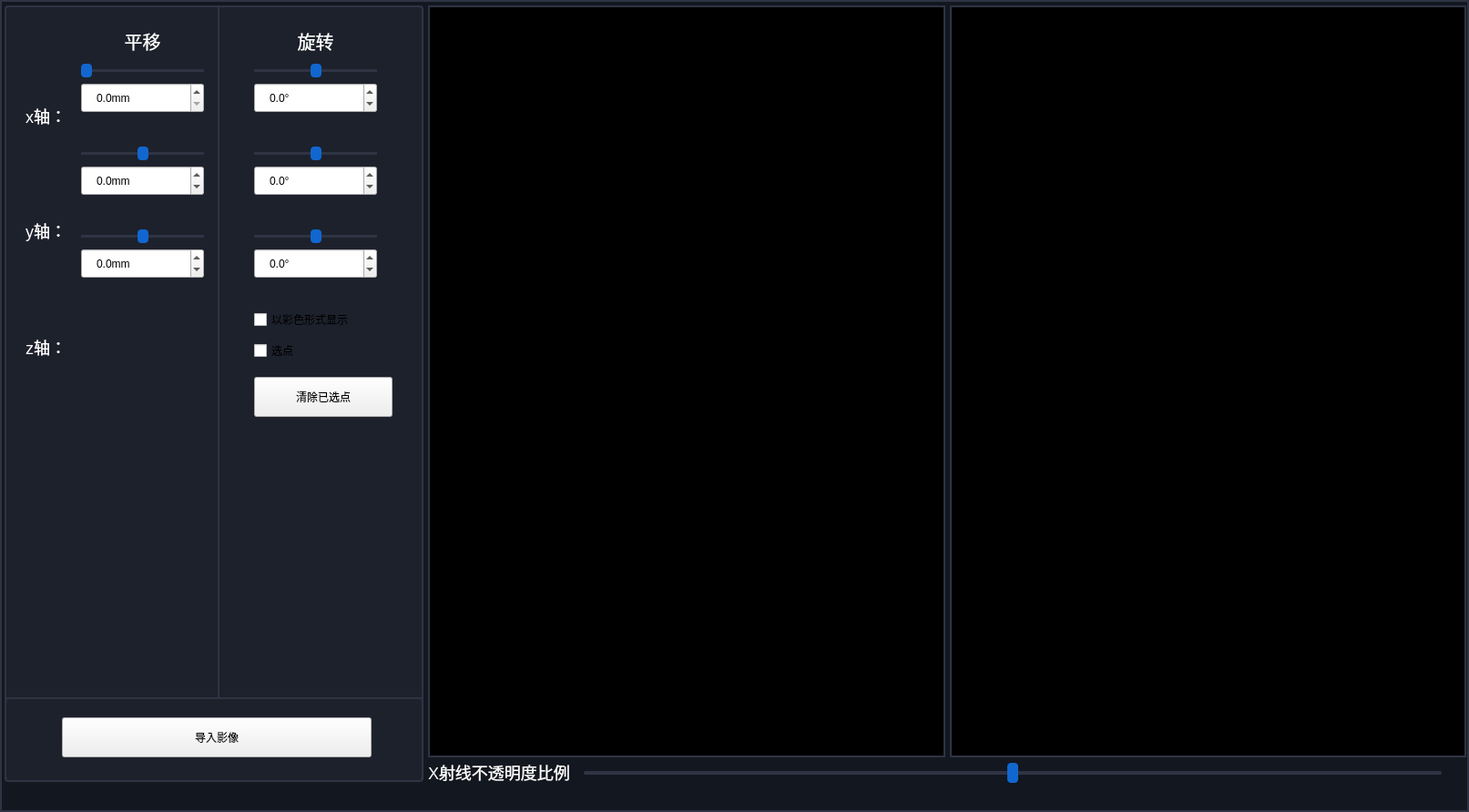
<?xml version="1.0" encoding="UTF-8"?>
<ui version="4.0">
 <class>RegisterFineAdjustDialog</class>
 <widget class="QWidget" name="RegisterFineAdjustDialog">
  <property name="geometry">
   <rect>
    <x>0</x>
    <y>0</y>
    <width>1613</width>
    <height>892</height>
   </rect>
  </property>
  <property name="minimumSize">
   <size>
    <width>1613</width>
    <height>892</height>
   </size>
  </property>
  <property name="maximumSize">
   <size>
    <width>1613</width>
    <height>892</height>
   </size>
  </property>
  <property name="windowTitle">
   <string>Form</string>
  </property>
  <property name="styleSheet">
   <string notr="true">#scrollAreaWidgetContents,#scrollArea
{
background:#1D212C;
border:none;
}
QScrollBar
{
width:5px;
}
#widget_content
{
border:2px solid #2F3443;
border-top:none;
}
#widget_titleBar
{
border:2px solid #2F3443;
border-bottom:none;
}
#widget_left
{
border-right:2px solid #2F3443;
border-bottom:2px solid #2F3443;
border-bottom-left-radius:0px;
border-bottom-right-radius:0px;
}
#widget_right
{
border-bottom:2px solid #2F3443;
}
QSlider::groove:horizontal {
border: none;
}
QSlider::sub-page:horizontal {
background: #2F3443;
border-radius: 2px;
margin-top:9px;
margin-bottom:9px;
}
QSlider::add-page:horizontal {
background: #2F3443;
border-radius: 2px;
margin-top:9px;
margin-bottom:9px;
}
QSlider::handle:horizontal {
background:#1167CF;
width: 12px;
height: 28px;
border-radius: 4px;
}
#RegisterFineAdjustDialog
{
background: #131720;
border: 2px solid #2F3443;
}
#widget_front,#widget_side
{
background: #000000;
border: 2px solid #2F3443;
}
#widget_leftcontainer,#widget
{
background: #1D212C;
border: 2px solid #2F3443;
border-radius: 4px;
}
#widget
{
border-bottom:none;
border-top:none;
}
#widget_titleBar
{
border-bottom:2px solid #282C36;
}
#label_xrayproportion
{
background:transparent;
font-size: 18px;
font-family:&quot;思源黑体 CN Medium&quot;;
color: #FFFFFF;
}
#label_translate,#label_rotate
{
font-size: 20px;
font-family:&quot;思源黑体 CN Medium&quot;;
color: #FFFFFF;
background:transparent;
border:none;
}
#label_x,#label_y,#label_z
{
background:transparent;
font-size: 18px;
font-family:&quot;思源黑体 CN Medium&quot;;
color: #FFFFFF;
}
#widget_2,#widget_3
{
background:transparent;
}
QDoubleSpinBox
{
padding-left:12px;
}</string>
  </property>
  <layout class="QVBoxLayout" name="verticalLayout_6">
   <property name="spacing">
    <number>0</number>
   </property>
   <property name="leftMargin">
    <number>0</number>
   </property>
   <property name="topMargin">
    <number>0</number>
   </property>
   <property name="rightMargin">
    <number>0</number>
   </property>
   <property name="bottomMargin">
    <number>0</number>
   </property>
   <item>
    <widget class="QWidget" name="widget_content" native="true">
     <layout class="QHBoxLayout" name="horizontalLayout_4">
      <property name="spacing">
       <number>5</number>
      </property>
      <property name="leftMargin">
       <number>5</number>
      </property>
      <property name="topMargin">
       <number>6</number>
      </property>
      <property name="rightMargin">
       <number>3</number>
      </property>
      <property name="bottomMargin">
       <number>33</number>
      </property>
      <item>
       <widget class="QWidget" name="widget_leftcontainer" native="true">
        <property name="minimumSize">
         <size>
          <width>460</width>
          <height>700</height>
         </size>
        </property>
        <property name="maximumSize">
         <size>
          <width>399</width>
          <height>16777215</height>
         </size>
        </property>
        <layout class="QVBoxLayout" name="verticalLayout_7">
         <property name="spacing">
          <number>0</number>
         </property>
         <property name="leftMargin">
          <number>0</number>
         </property>
         <property name="topMargin">
          <number>0</number>
         </property>
         <property name="rightMargin">
          <number>0</number>
         </property>
         <property name="bottomMargin">
          <number>2</number>
         </property>
         <item>
          <layout class="QHBoxLayout" name="horizontalLayout_7" stretch="204,193">
           <property name="spacing">
            <number>0</number>
           </property>
           <item>
            <widget class="QWidget" name="widget_left" native="true">
             <property name="minimumSize">
              <size>
               <width>0</width>
               <height>650</height>
              </size>
             </property>
             <layout class="QHBoxLayout" name="horizontalLayout" stretch="53,0">
              <property name="spacing">
               <number>0</number>
              </property>
              <property name="leftMargin">
               <number>0</number>
              </property>
              <property name="topMargin">
               <number>0</number>
              </property>
              <property name="rightMargin">
               <number>0</number>
              </property>
              <property name="bottomMargin">
               <number>0</number>
              </property>
              <item>
               <layout class="QVBoxLayout" name="verticalLayout_3" stretch="0,0,0,0,0,0,0">
                <property name="spacing">
                 <number>0</number>
                </property>
                <property name="leftMargin">
                 <number>14</number>
                </property>
                <property name="topMargin">
                 <number>0</number>
                </property>
                <item>
                 <spacer name="verticalSpacer">
                  <property name="orientation">
                   <enum>Qt::Vertical</enum>
                  </property>
                  <property name="sizeType">
                   <enum>QSizePolicy::Fixed</enum>
                  </property>
                  <property name="sizeHint" stdset="0">
                   <size>
                    <width>20</width>
                    <height>95</height>
                   </size>
                  </property>
                 </spacer>
                </item>
                <item>
                 <widget class="QLabel" name="label_x">
                  <property name="text">
                   <string>x轴：</string>
                  </property>
                  <property name="alignment">
                   <set>Qt::AlignCenter</set>
                  </property>
                 </widget>
                </item>
                <item>
                 <spacer name="verticalSpacer_9">
                  <property name="orientation">
                   <enum>Qt::Vertical</enum>
                  </property>
                  <property name="sizeType">
                   <enum>QSizePolicy::Fixed</enum>
                  </property>
                  <property name="sizeHint" stdset="0">
                   <size>
                    <width>20</width>
                    <height>73</height>
                   </size>
                  </property>
                 </spacer>
                </item>
                <item>
                 <widget class="QLabel" name="label_y">
                  <property name="text">
                   <string>y轴：</string>
                  </property>
                  <property name="alignment">
                   <set>Qt::AlignCenter</set>
                  </property>
                 </widget>
                </item>
                <item>
                 <spacer name="verticalSpacer_10">
                  <property name="orientation">
                   <enum>Qt::Vertical</enum>
                  </property>
                  <property name="sizeType">
                   <enum>QSizePolicy::Fixed</enum>
                  </property>
                  <property name="sizeHint" stdset="0">
                   <size>
                    <width>20</width>
                    <height>75</height>
                   </size>
                  </property>
                 </spacer>
                </item>
                <item>
                 <widget class="QLabel" name="label_z">
                  <property name="text">
                   <string>z轴：</string>
                  </property>
                  <property name="alignment">
                   <set>Qt::AlignCenter</set>
                  </property>
                 </widget>
                </item>
                <item>
                 <spacer name="verticalSpacer_6">
                  <property name="orientation">
                   <enum>Qt::Vertical</enum>
                  </property>
                  <property name="sizeType">
                   <enum>QSizePolicy::Fixed</enum>
                  </property>
                  <property name="sizeHint" stdset="0">
                   <size>
                    <width>20</width>
                    <height>360</height>
                   </size>
                  </property>
                 </spacer>
                </item>
               </layout>
              </item>
              <item>
               <layout class="QVBoxLayout" name="verticalLayout_2">
                <property name="spacing">
                 <number>6</number>
                </property>
                <property name="leftMargin">
                 <number>7</number>
                </property>
                <property name="topMargin">
                 <number>20</number>
                </property>
                <property name="rightMargin">
                 <number>17</number>
                </property>
                <item>
                 <widget class="QLabel" name="label_translate">
                  <property name="minimumSize">
                   <size>
                    <width>135</width>
                    <height>38</height>
                   </size>
                  </property>
                  <property name="maximumSize">
                   <size>
                    <width>135</width>
                    <height>38</height>
                   </size>
                  </property>
                  <property name="text">
                   <string>平移</string>
                  </property>
                  <property name="alignment">
                   <set>Qt::AlignCenter</set>
                  </property>
                 </widget>
                </item>
                <item>
                 <widget class="QSlider" name="horizontalSlider_transX">
                  <property name="minimumSize">
                   <size>
                    <width>135</width>
                    <height>0</height>
                   </size>
                  </property>
                  <property name="maximumSize">
                   <size>
                    <width>135</width>
                    <height>16777215</height>
                   </size>
                  </property>
                  <property name="minimum">
                   <number>0</number>
                  </property>
                  <property name="maximum">
                   <number>1000</number>
                  </property>
                  <property name="pageStep">
                   <number>1</number>
                  </property>
                  <property name="value">
                   <number>0</number>
                  </property>
                  <property name="orientation">
                   <enum>Qt::Horizontal</enum>
                  </property>
                 </widget>
                </item>
                <item>
                 <widget class="QDoubleSpinBox" name="spinbox_translateX">
                  <property name="minimumSize">
                   <size>
                    <width>135</width>
                    <height>33</height>
                   </size>
                  </property>
                  <property name="maximumSize">
                   <size>
                    <width>135</width>
                    <height>33</height>
                   </size>
                  </property>
                  <property name="suffix">
                   <string>mm</string>
                  </property>
                  <property name="decimals">
                   <number>1</number>
                  </property>
                  <property name="minimum">
                   <double>0.000000000000000</double>
                  </property>
                  <property name="maximum">
                   <double>1000.000000000000000</double>
                  </property>
                  <property name="singleStep">
                   <double>0.100000000000000</double>
                  </property>
                  <property name="value">
                   <double>0.000000000000000</double>
                  </property>
                 </widget>
                </item>
                <item>
                 <spacer name="verticalSpacer_2">
                  <property name="orientation">
                   <enum>Qt::Vertical</enum>
                  </property>
                  <property name="sizeType">
                   <enum>QSizePolicy::Fixed</enum>
                  </property>
                  <property name="sizeHint" stdset="0">
                   <size>
                    <width>20</width>
                    <height>31</height>
                   </size>
                  </property>
                 </spacer>
                </item>
                <item>
                 <widget class="QSlider" name="horizontalSlider_transY">
                  <property name="minimumSize">
                   <size>
                    <width>135</width>
                    <height>0</height>
                   </size>
                  </property>
                  <property name="maximumSize">
                   <size>
                    <width>135</width>
                    <height>16777215</height>
                   </size>
                  </property>
                  <property name="minimum">
                   <number>-200</number>
                  </property>
                  <property name="maximum">
                   <number>200</number>
                  </property>
                  <property name="pageStep">
                   <number>1</number>
                  </property>
                  <property name="value">
                   <number>0</number>
                  </property>
                  <property name="orientation">
                   <enum>Qt::Horizontal</enum>
                  </property>
                 </widget>
                </item>
                <item>
                 <widget class="QDoubleSpinBox" name="spinbox_translateY">
                  <property name="minimumSize">
                   <size>
                    <width>135</width>
                    <height>33</height>
                   </size>
                  </property>
                  <property name="maximumSize">
                   <size>
                    <width>135</width>
                    <height>33</height>
                   </size>
                  </property>
                  <property name="suffix">
                   <string>mm</string>
                  </property>
                  <property name="decimals">
                   <number>1</number>
                  </property>
                  <property name="minimum">
                   <double>-200.000000000000000</double>
                  </property>
                  <property name="maximum">
                   <double>200.000000000000000</double>
                  </property>
                  <property name="singleStep">
                   <double>0.100000000000000</double>
                  </property>
                  <property name="value">
                   <double>0.000000000000000</double>
                  </property>
                 </widget>
                </item>
                <item>
                 <spacer name="verticalSpacer_4">
                  <property name="orientation">
                   <enum>Qt::Vertical</enum>
                  </property>
                  <property name="sizeType">
                   <enum>QSizePolicy::Fixed</enum>
                  </property>
                  <property name="sizeHint" stdset="0">
                   <size>
                    <width>20</width>
                    <height>31</height>
                   </size>
                  </property>
                 </spacer>
                </item>
                <item>
                 <widget class="QSlider" name="horizontalSlider_transZ">
                  <property name="minimumSize">
                   <size>
                    <width>135</width>
                    <height>0</height>
                   </size>
                  </property>
                  <property name="maximumSize">
                   <size>
                    <width>135</width>
                    <height>16777215</height>
                   </size>
                  </property>
                  <property name="minimum">
                   <number>-400</number>
                  </property>
                  <property name="maximum">
                   <number>400</number>
                  </property>
                  <property name="pageStep">
                   <number>1</number>
                  </property>
                  <property name="value">
                   <number>0</number>
                  </property>
                  <property name="orientation">
                   <enum>Qt::Horizontal</enum>
                  </property>
                 </widget>
                </item>
                <item>
                 <widget class="QDoubleSpinBox" name="spinbox_translateZ">
                  <property name="minimumSize">
                   <size>
                    <width>135</width>
                    <height>33</height>
                   </size>
                  </property>
                  <property name="maximumSize">
                   <size>
                    <width>135</width>
                    <height>33</height>
                   </size>
                  </property>
                  <property name="suffix">
                   <string>mm</string>
                  </property>
                  <property name="decimals">
                   <number>1</number>
                  </property>
                  <property name="minimum">
                   <double>-400.000000000000000</double>
                  </property>
                  <property name="maximum">
                   <double>400.000000000000000</double>
                  </property>
                  <property name="singleStep">
                   <double>0.100000000000000</double>
                  </property>
                  <property name="value">
                   <double>0.000000000000000</double>
                  </property>
                 </widget>
                </item>
                <item>
                 <spacer name="verticalSpacer_11">
                  <property name="orientation">
                   <enum>Qt::Vertical</enum>
                  </property>
                  <property name="sizeType">
                   <enum>QSizePolicy::Fixed</enum>
                  </property>
                  <property name="sizeHint" stdset="0">
                   <size>
                    <width>20</width>
                    <height>35</height>
                   </size>
                  </property>
                 </spacer>
                </item>
                <item>
                 <spacer name="verticalSpacer_13">
                  <property name="orientation">
                   <enum>Qt::Vertical</enum>
                  </property>
                  <property name="sizeType">
                   <enum>QSizePolicy::Fixed</enum>
                  </property>
                  <property name="sizeHint" stdset="0">
                   <size>
                    <width>20</width>
                    <height>1</height>
                   </size>
                  </property>
                 </spacer>
                </item>
                <item>
                 <widget class="QScrollArea" name="scrollArea">
                  <property name="horizontalScrollBarPolicy">
                   <enum>Qt::ScrollBarAlwaysOff</enum>
                  </property>
                  <property name="widgetResizable">
                   <bool>true</bool>
                  </property>
                  <widget class="QWidget" name="scrollAreaWidgetContents">
                   <property name="geometry">
                    <rect>
                     <x>0</x>
                     <y>0</y>
                     <width>135</width>
                     <height>183</height>
                    </rect>
                   </property>
                  </widget>
                 </widget>
                </item>
                <item>
                 <spacer name="verticalSpacer_8">
                  <property name="orientation">
                   <enum>Qt::Vertical</enum>
                  </property>
                  <property name="sizeHint" stdset="0">
                   <size>
                    <width>20</width>
                    <height>40</height>
                   </size>
                  </property>
                 </spacer>
                </item>
               </layout>
              </item>
             </layout>
            </widget>
           </item>
           <item>
            <widget class="QWidget" name="widget_right" native="true">
             <layout class="QVBoxLayout" name="widget_right_container">
              <property name="spacing">
               <number>6</number>
              </property>
              <property name="leftMargin">
               <number>38</number>
              </property>
              <property name="topMargin">
               <number>20</number>
              </property>
              <property name="rightMargin">
               <number>34</number>
              </property>
              <item>
               <widget class="QLabel" name="label_rotate">
                <property name="minimumSize">
                 <size>
                  <width>135</width>
                  <height>38</height>
                 </size>
                </property>
                <property name="maximumSize">
                 <size>
                  <width>135</width>
                  <height>38</height>
                 </size>
                </property>
                <property name="text">
                 <string>旋转</string>
                </property>
                <property name="alignment">
                 <set>Qt::AlignCenter</set>
                </property>
               </widget>
              </item>
              <item>
               <widget class="QSlider" name="horizontalSlider_rotateX">
                <property name="minimumSize">
                 <size>
                  <width>135</width>
                  <height>0</height>
                 </size>
                </property>
                <property name="maximumSize">
                 <size>
                  <width>135</width>
                  <height>16777215</height>
                 </size>
                </property>
                <property name="minimum">
                 <number>-360</number>
                </property>
                <property name="maximum">
                 <number>360</number>
                </property>
                <property name="pageStep">
                 <number>1</number>
                </property>
                <property name="value">
                 <number>0</number>
                </property>
                <property name="orientation">
                 <enum>Qt::Horizontal</enum>
                </property>
               </widget>
              </item>
              <item>
               <widget class="QDoubleSpinBox" name="spinbox_rotateX">
                <property name="minimumSize">
                 <size>
                  <width>135</width>
                  <height>33</height>
                 </size>
                </property>
                <property name="maximumSize">
                 <size>
                  <width>135</width>
                  <height>33</height>
                 </size>
                </property>
                <property name="suffix">
                 <string>°</string>
                </property>
                <property name="decimals">
                 <number>1</number>
                </property>
                <property name="minimum">
                 <double>-360.000000000000000</double>
                </property>
                <property name="maximum">
                 <double>360.000000000000000</double>
                </property>
                <property name="singleStep">
                 <double>0.100000000000000</double>
                </property>
                <property name="value">
                 <double>0.000000000000000</double>
                </property>
               </widget>
              </item>
              <item>
               <spacer name="verticalSpacer_3">
                <property name="orientation">
                 <enum>Qt::Vertical</enum>
                </property>
                <property name="sizeType">
                 <enum>QSizePolicy::Fixed</enum>
                </property>
                <property name="sizeHint" stdset="0">
                 <size>
                  <width>20</width>
                  <height>31</height>
                 </size>
                </property>
               </spacer>
              </item>
              <item>
               <widget class="QSlider" name="horizontalSlider_rotateY">
                <property name="minimumSize">
                 <size>
                  <width>135</width>
                  <height>0</height>
                 </size>
                </property>
                <property name="maximumSize">
                 <size>
                  <width>135</width>
                  <height>16777215</height>
                 </size>
                </property>
                <property name="minimum">
                 <number>-360</number>
                </property>
                <property name="maximum">
                 <number>360</number>
                </property>
                <property name="pageStep">
                 <number>1</number>
                </property>
                <property name="value">
                 <number>0</number>
                </property>
                <property name="orientation">
                 <enum>Qt::Horizontal</enum>
                </property>
               </widget>
              </item>
              <item>
               <widget class="QDoubleSpinBox" name="spinbox_rotateY">
                <property name="minimumSize">
                 <size>
                  <width>135</width>
                  <height>33</height>
                 </size>
                </property>
                <property name="maximumSize">
                 <size>
                  <width>135</width>
                  <height>33</height>
                 </size>
                </property>
                <property name="suffix">
                 <string>°</string>
                </property>
                <property name="decimals">
                 <number>1</number>
                </property>
                <property name="minimum">
                 <double>-360.000000000000000</double>
                </property>
                <property name="maximum">
                 <double>360.000000000000000</double>
                </property>
                <property name="singleStep">
                 <double>0.100000000000000</double>
                </property>
                <property name="value">
                 <double>0.000000000000000</double>
                </property>
               </widget>
              </item>
              <item>
               <spacer name="verticalSpacer_5">
                <property name="orientation">
                 <enum>Qt::Vertical</enum>
                </property>
                <property name="sizeType">
                 <enum>QSizePolicy::Fixed</enum>
                </property>
                <property name="sizeHint" stdset="0">
                 <size>
                  <width>20</width>
                  <height>31</height>
                 </size>
                </property>
               </spacer>
              </item>
              <item>
               <widget class="QSlider" name="horizontalSlider_rotateZ">
                <property name="minimumSize">
                 <size>
                  <width>135</width>
                  <height>0</height>
                 </size>
                </property>
                <property name="maximumSize">
                 <size>
                  <width>135</width>
                  <height>16777215</height>
                 </size>
                </property>
                <property name="minimum">
                 <number>-360</number>
                </property>
                <property name="maximum">
                 <number>360</number>
                </property>
                <property name="pageStep">
                 <number>1</number>
                </property>
                <property name="value">
                 <number>0</number>
                </property>
                <property name="sliderPosition">
                 <number>0</number>
                </property>
                <property name="orientation">
                 <enum>Qt::Horizontal</enum>
                </property>
               </widget>
              </item>
              <item>
               <widget class="QDoubleSpinBox" name="spinbox_rotateZ">
                <property name="minimumSize">
                 <size>
                  <width>135</width>
                  <height>33</height>
                 </size>
                </property>
                <property name="maximumSize">
                 <size>
                  <width>135</width>
                  <height>33</height>
                 </size>
                </property>
                <property name="suffix">
                 <string>°</string>
                </property>
                <property name="decimals">
                 <number>1</number>
                </property>
                <property name="minimum">
                 <double>-360.000000000000000</double>
                </property>
                <property name="maximum">
                 <double>360.000000000000000</double>
                </property>
                <property name="singleStep">
                 <double>0.100000000000000</double>
                </property>
                <property name="value">
                 <double>0.000000000000000</double>
                </property>
               </widget>
              </item>
              <item>
               <spacer name="verticalSpacer_12">
                <property name="orientation">
                 <enum>Qt::Vertical</enum>
                </property>
                <property name="sizeType">
                 <enum>QSizePolicy::Fixed</enum>
                </property>
                <property name="sizeHint" stdset="0">
                 <size>
                  <width>20</width>
                  <height>25</height>
                 </size>
                </property>
               </spacer>
              </item>
              <item>
               <widget class="QCheckBox" name="checkBox_showRgb">
                <property name="minimumSize">
                 <size>
                  <width>0</width>
                  <height>28</height>
                 </size>
                </property>
                <property name="maximumSize">
                 <size>
                  <width>16777215</width>
                  <height>28</height>
                 </size>
                </property>
                <property name="text">
                 <string>以彩色形式显示</string>
                </property>
               </widget>
              </item>
              <item>
               <widget class="QCheckBox" name="checkBox_pickPoint">
                <property name="minimumSize">
                 <size>
                  <width>0</width>
                  <height>28</height>
                 </size>
                </property>
                <property name="maximumSize">
                 <size>
                  <width>16777215</width>
                  <height>28</height>
                 </size>
                </property>
                <property name="text">
                 <string>选点</string>
                </property>
               </widget>
              </item>
              <item>
               <spacer name="verticalSpacer_19">
                <property name="orientation">
                 <enum>Qt::Vertical</enum>
                </property>
                <property name="sizeType">
                 <enum>QSizePolicy::Fixed</enum>
                </property>
                <property name="sizeHint" stdset="0">
                 <size>
                  <width>20</width>
                  <height>9</height>
                 </size>
                </property>
               </spacer>
              </item>
              <item>
               <widget class="QPushButton" name="pushButton_clearPoints">
                <property name="minimumSize">
                 <size>
                  <width>0</width>
                  <height>44</height>
                 </size>
                </property>
                <property name="maximumSize">
                 <size>
                  <width>340</width>
                  <height>44</height>
                 </size>
                </property>
                <property name="text">
                 <string>清除已选点</string>
                </property>
                <property name="class" stdset="0">
                 <string>BlueButton</string>
                </property>
                <property name="TextSize" stdset="0">
                 <string>18</string>
                </property>
               </widget>
              </item>
              <item>
               <spacer name="verticalSpacer_7">
                <property name="orientation">
                 <enum>Qt::Vertical</enum>
                </property>
                <property name="sizeHint" stdset="0">
                 <size>
                  <width>20</width>
                  <height>40</height>
                 </size>
                </property>
               </spacer>
              </item>
             </layout>
            </widget>
           </item>
          </layout>
         </item>
         <item>
          <widget class="QWidget" name="widget" native="true">
           <property name="minimumSize">
            <size>
             <width>0</width>
             <height>0</height>
            </size>
           </property>
           <property name="styleSheet">
            <string notr="true"/>
           </property>
           <layout class="QVBoxLayout" name="verticalLayout_5">
            <property name="spacing">
             <number>10</number>
            </property>
            <property name="leftMargin">
             <number>63</number>
            </property>
            <property name="topMargin">
             <number>20</number>
            </property>
            <property name="rightMargin">
             <number>29</number>
            </property>
            <property name="bottomMargin">
             <number>25</number>
            </property>
            <item>
             <widget class="QPushButton" name="pushButton_importImage">
              <property name="minimumSize">
               <size>
                <width>340</width>
                <height>44</height>
               </size>
              </property>
              <property name="maximumSize">
               <size>
                <width>340</width>
                <height>44</height>
               </size>
              </property>
              <property name="text">
               <string>导入影像</string>
              </property>
              <property name="class" stdset="0">
               <string>BlueButton</string>
              </property>
              <property name="TextSize" stdset="0">
               <string>18</string>
              </property>
             </widget>
            </item>
           </layout>
          </widget>
         </item>
        </layout>
       </widget>
      </item>
      <item>
       <layout class="QVBoxLayout" name="verticalLayout_4">
        <property name="bottomMargin">
         <number>0</number>
        </property>
        <item>
         <layout class="QHBoxLayout" name="horizontalLayout_3">
          <property name="spacing">
           <number>5</number>
          </property>
          <item>
           <widget class="QWidget" name="widget_front" native="true">
            <property name="sizePolicy">
             <sizepolicy hsizetype="Expanding" vsizetype="Expanding">
              <horstretch>0</horstretch>
              <verstretch>0</verstretch>
             </sizepolicy>
            </property>
           </widget>
          </item>
          <item>
           <widget class="QWidget" name="widget_side" native="true">
            <property name="sizePolicy">
             <sizepolicy hsizetype="Expanding" vsizetype="Expanding">
              <horstretch>0</horstretch>
              <verstretch>0</verstretch>
             </sizepolicy>
            </property>
           </widget>
          </item>
         </layout>
        </item>
        <item>
         <layout class="QHBoxLayout" name="horizontalLayout_2">
          <property name="spacing">
           <number>15</number>
          </property>
          <property name="rightMargin">
           <number>27</number>
          </property>
          <item>
           <widget class="QLabel" name="label_xrayproportion">
            <property name="maximumSize">
             <size>
              <width>16777215</width>
              <height>20</height>
             </size>
            </property>
            <property name="text">
             <string>X射线不透明度比例</string>
            </property>
           </widget>
          </item>
          <item>
           <widget class="QSlider" name="horizontalSlider_Opacity">
            <property name="minimumSize">
             <size>
              <width>0</width>
              <height>22</height>
             </size>
            </property>
            <property name="maximumSize">
             <size>
              <width>16777215</width>
              <height>20</height>
             </size>
            </property>
            <property name="maximum">
             <number>100</number>
            </property>
            <property name="pageStep">
             <number>1</number>
            </property>
            <property name="value">
             <number>50</number>
            </property>
            <property name="orientation">
             <enum>Qt::Horizontal</enum>
            </property>
           </widget>
          </item>
         </layout>
        </item>
       </layout>
      </item>
     </layout>
    </widget>
   </item>
  </layout>
 </widget>
 <resources/>
 <connections/>
</ui>
